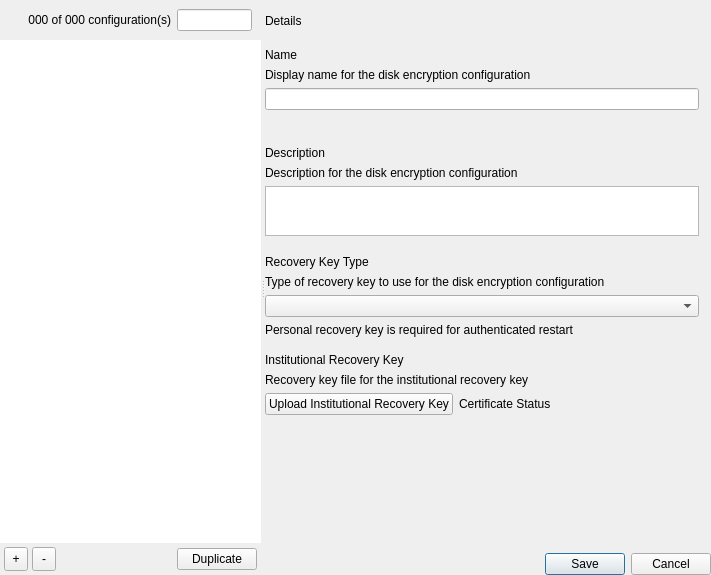
<?xml version="1.0" encoding="UTF-8"?>
<ui version="4.0">
 <class>FileVault2Assistant</class>
 <widget class="QDialog" name="FileVault2Assistant">
  <property name="geometry">
   <rect>
    <x>0</x>
    <y>0</y>
    <width>711</width>
    <height>575</height>
   </rect>
  </property>
  <property name="windowTitle">
   <string>Disk Encryption Configurations</string>
  </property>
  <layout class="QHBoxLayout" name="horizontalLayout_2">
   <property name="leftMargin">
    <number>0</number>
   </property>
   <property name="topMargin">
    <number>0</number>
   </property>
   <property name="rightMargin">
    <number>0</number>
   </property>
   <property name="bottomMargin">
    <number>0</number>
   </property>
   <item>
    <widget class="PrettySplitter" name="splitter">
     <property name="orientation">
      <enum>Qt::Horizontal</enum>
     </property>
     <property name="childrenCollapsible">
      <bool>false</bool>
     </property>
     <widget class="QWidget" name="leftWidget" native="true">
      <layout class="QVBoxLayout" name="leftLayout">
       <property name="spacing">
        <number>0</number>
       </property>
       <property name="leftMargin">
        <number>0</number>
       </property>
       <property name="topMargin">
        <number>0</number>
       </property>
       <property name="rightMargin">
        <number>0</number>
       </property>
       <property name="bottomMargin">
        <number>0</number>
       </property>
       <item>
        <widget class="ViewSearchHeader" name="searchHeader" native="true">
         <layout class="QHBoxLayout" name="horizontalLayout">
          <item>
           <widget class="QLabel" name="label">
            <property name="text">
             <string/>
            </property>
           </widget>
          </item>
          <item>
           <spacer name="horizontalSpacer">
            <property name="orientation">
             <enum>Qt::Horizontal</enum>
            </property>
            <property name="sizeHint" stdset="0">
             <size>
              <width>40</width>
              <height>20</height>
             </size>
            </property>
           </spacer>
          </item>
          <item>
           <widget class="QLabel" name="filterLabel">
            <property name="text">
             <string>000 of 000 configuration(s)</string>
            </property>
            <property name="alignment">
             <set>Qt::AlignRight|Qt::AlignTrailing|Qt::AlignVCenter</set>
            </property>
           </widget>
          </item>
          <item>
           <widget class="SearchLineEdit" name="searchLineEdit"/>
          </item>
         </layout>
        </widget>
       </item>
       <item>
        <widget class="StyledTreeViewWithErrorCount" name="configurationTree">
         <property name="frameShape">
          <enum>QFrame::NoFrame</enum>
         </property>
         <property name="frameShadow">
          <enum>QFrame::Plain</enum>
         </property>
         <property name="rootIsDecorated">
          <bool>false</bool>
         </property>
         <property name="itemsExpandable">
          <bool>false</bool>
         </property>
         <property name="sortingEnabled">
          <bool>true</bool>
         </property>
        </widget>
       </item>
       <item>
        <layout class="QHBoxLayout" name="confButtonLayout">
         <property name="spacing">
          <number>4</number>
         </property>
         <property name="leftMargin">
          <number>4</number>
         </property>
         <property name="topMargin">
          <number>4</number>
         </property>
         <property name="rightMargin">
          <number>4</number>
         </property>
         <property name="bottomMargin">
          <number>4</number>
         </property>
         <item>
          <widget class="QToolButton" name="addConfigurationButton">
           <property name="minimumSize">
            <size>
             <width>24</width>
             <height>24</height>
            </size>
           </property>
           <property name="maximumSize">
            <size>
             <width>24</width>
             <height>24</height>
            </size>
           </property>
           <property name="text">
            <string>+</string>
           </property>
          </widget>
         </item>
         <item>
          <widget class="QToolButton" name="removeConfigurationButton">
           <property name="minimumSize">
            <size>
             <width>24</width>
             <height>24</height>
            </size>
           </property>
           <property name="maximumSize">
            <size>
             <width>24</width>
             <height>24</height>
            </size>
           </property>
           <property name="text">
            <string>-</string>
           </property>
          </widget>
         </item>
         <item>
          <spacer name="horizontalSpacer_2">
           <property name="orientation">
            <enum>Qt::Horizontal</enum>
           </property>
           <property name="sizeHint" stdset="0">
            <size>
             <width>0</width>
             <height>0</height>
            </size>
           </property>
          </spacer>
         </item>
         <item>
          <widget class="QPushButton" name="duplicateConfigurationButton">
           <property name="text">
            <string>Duplicate</string>
           </property>
          </widget>
         </item>
        </layout>
       </item>
      </layout>
     </widget>
     <widget class="QWidget" name="rightWidget" native="true">
      <layout class="QVBoxLayout" name="verticalLayout_2">
       <item>
        <widget class="QStackedWidget" name="stackedWidget">
         <property name="enabled">
          <bool>true</bool>
         </property>
         <property name="currentIndex">
          <number>0</number>
         </property>
         <widget class="QWidget" name="detailsPage">
          <layout class="QVBoxLayout" name="verticalLayout">
           <property name="leftMargin">
            <number>0</number>
           </property>
           <property name="topMargin">
            <number>0</number>
           </property>
           <property name="rightMargin">
            <number>12</number>
           </property>
           <property name="bottomMargin">
            <number>0</number>
           </property>
           <item>
            <widget class="QWidget" name="detailsWidget" native="true">
             <layout class="QGridLayout" name="gridLayout">
              <property name="leftMargin">
               <number>0</number>
              </property>
              <property name="topMargin">
               <number>0</number>
              </property>
              <property name="rightMargin">
               <number>0</number>
              </property>
              <property name="bottomMargin">
               <number>0</number>
              </property>
              <property name="verticalSpacing">
               <number>6</number>
              </property>
              <item row="15" column="0">
               <widget class="QLabel" name="certLabel">
                <property name="text">
                 <string>Institutional Recovery Key</string>
                </property>
               </widget>
              </item>
              <item row="6" column="0">
               <widget class="QLabel" name="label_3">
                <property name="text">
                 <string>Description</string>
                </property>
               </widget>
              </item>
              <item row="17" column="1">
               <widget class="QLabel" name="lWarningMissingCert">
                <property name="sizePolicy">
                 <sizepolicy hsizetype="Preferred" vsizetype="Preferred">
                  <horstretch>1</horstretch>
                  <verstretch>0</verstretch>
                 </sizepolicy>
                </property>
                <property name="text">
                 <string>Certificate Status</string>
                </property>
               </widget>
              </item>
              <item row="8" column="0" colspan="2">
               <widget class="QPlainTextEdit" name="descriptionEdit">
                <property name="minimumSize">
                 <size>
                  <width>0</width>
                  <height>0</height>
                 </size>
                </property>
                <property name="maximumSize">
                 <size>
                  <width>16777215</width>
                  <height>50</height>
                 </size>
                </property>
                <property name="tabChangesFocus">
                 <bool>true</bool>
                </property>
               </widget>
              </item>
              <item row="3" column="0" colspan="2">
               <widget class="QLineEdit" name="nameEdit">
                <property name="sizePolicy">
                 <sizepolicy hsizetype="Preferred" vsizetype="Fixed">
                  <horstretch>0</horstretch>
                  <verstretch>0</verstretch>
                 </sizepolicy>
                </property>
               </widget>
              </item>
              <item row="9" column="0">
               <spacer name="verticalSpacer_3">
                <property name="orientation">
                 <enum>Qt::Vertical</enum>
                </property>
                <property name="sizeType">
                 <enum>QSizePolicy::Fixed</enum>
                </property>
                <property name="sizeHint" stdset="0">
                 <size>
                  <width>17</width>
                  <height>13</height>
                 </size>
                </property>
               </spacer>
              </item>
              <item row="17" column="0">
               <widget class="QPushButton" name="certUploadButton">
                <property name="sizePolicy">
                 <sizepolicy hsizetype="Maximum" vsizetype="Fixed">
                  <horstretch>0</horstretch>
                  <verstretch>0</verstretch>
                 </sizepolicy>
                </property>
                <property name="text">
                 <string>Upload Institutional Recovery Key</string>
                </property>
               </widget>
              </item>
              <item row="4" column="0" colspan="2">
               <widget class="QLabel" name="lWarningFieldName">
                <property name="text">
                 <string/>
                </property>
               </widget>
              </item>
              <item row="1" column="0">
               <widget class="QLabel" name="label_2">
                <property name="text">
                 <string>Name</string>
                </property>
               </widget>
              </item>
              <item row="18" column="0">
               <spacer name="verticalSpacer">
                <property name="orientation">
                 <enum>Qt::Vertical</enum>
                </property>
                <property name="sizeHint" stdset="0">
                 <size>
                  <width>20</width>
                  <height>40</height>
                 </size>
                </property>
               </spacer>
              </item>
              <item row="12" column="0" colspan="2">
               <widget class="QComboBox" name="typeCombo"/>
              </item>
              <item row="10" column="0">
               <widget class="QLabel" name="label_4">
                <property name="text">
                 <string>Recovery Key Type</string>
                </property>
               </widget>
              </item>
              <item row="14" column="0">
               <spacer name="verticalSpacer_4">
                <property name="orientation">
                 <enum>Qt::Vertical</enum>
                </property>
                <property name="sizeType">
                 <enum>QSizePolicy::Fixed</enum>
                </property>
                <property name="sizeHint" stdset="0">
                 <size>
                  <width>20</width>
                  <height>10</height>
                 </size>
                </property>
               </spacer>
              </item>
              <item row="11" column="0" colspan="2">
               <widget class="QLabel" name="lTip_keyType">
                <property name="text">
                 <string>Type of recovery key to use for the disk encryption configuration</string>
                </property>
               </widget>
              </item>
              <item row="16" column="0" colspan="2">
               <widget class="QLabel" name="lTip_keyCert">
                <property name="text">
                 <string>Recovery key file for the institutional recovery key</string>
                </property>
               </widget>
              </item>
              <item row="0" column="0">
               <widget class="QLabel" name="lSectionDetails">
                <property name="minimumSize">
                 <size>
                  <width>0</width>
                  <height>42</height>
                 </size>
                </property>
                <property name="text">
                 <string>Details</string>
                </property>
               </widget>
              </item>
              <item row="5" column="0">
               <spacer name="verticalSpacer_2">
                <property name="orientation">
                 <enum>Qt::Vertical</enum>
                </property>
                <property name="sizeType">
                 <enum>QSizePolicy::Fixed</enum>
                </property>
                <property name="sizeHint" stdset="0">
                 <size>
                  <width>20</width>
                  <height>10</height>
                 </size>
                </property>
               </spacer>
              </item>
              <item row="7" column="0" colspan="2">
               <widget class="QLabel" name="lTip_description">
                <property name="text">
                 <string>Description for the disk encryption configuration</string>
                </property>
               </widget>
              </item>
              <item row="2" column="0" colspan="2">
               <widget class="QLabel" name="lTip_name">
                <property name="text">
                 <string>Display name for the disk encryption configuration</string>
                </property>
               </widget>
              </item>
              <item row="13" column="0" colspan="2">
               <widget class="QLabel" name="lTip_PRKRequired">
                <property name="text">
                 <string>Personal recovery key is required for authenticated restart</string>
                </property>
               </widget>
              </item>
             </layout>
            </widget>
           </item>
          </layout>
         </widget>
         <widget class="QWidget" name="emptyPage">
          <layout class="QVBoxLayout" name="verticalLayout_3">
           <item>
            <spacer name="verticalSpacer_5">
             <property name="orientation">
              <enum>Qt::Vertical</enum>
             </property>
             <property name="sizeHint" stdset="0">
              <size>
               <width>20</width>
               <height>40</height>
              </size>
             </property>
            </spacer>
           </item>
           <item>
            <widget class="QLabel" name="lSectionEmpty">
             <property name="font">
              <font>
               <pointsize>22</pointsize>
              </font>
             </property>
             <property name="text">
              <string>No disk encryption configurations</string>
             </property>
             <property name="alignment">
              <set>Qt::AlignCenter</set>
             </property>
            </widget>
           </item>
           <item>
            <widget class="QLabel" name="lTipAddConfiguration">
             <property name="font">
              <font>
               <pointsize>10</pointsize>
              </font>
             </property>
             <property name="text">
              <string>Click &quot;+&quot; to add a configuration</string>
             </property>
             <property name="alignment">
              <set>Qt::AlignCenter</set>
             </property>
             <property name="wordWrap">
              <bool>true</bool>
             </property>
            </widget>
           </item>
           <item>
            <spacer name="verticalSpacer_6">
             <property name="orientation">
              <enum>Qt::Vertical</enum>
             </property>
             <property name="sizeHint" stdset="0">
              <size>
               <width>20</width>
               <height>40</height>
              </size>
             </property>
            </spacer>
           </item>
          </layout>
         </widget>
         <widget class="QWidget" name="notFoundPage">
          <layout class="QVBoxLayout" name="verticalLayout_4">
           <item>
            <spacer name="verticalSpacer_7">
             <property name="orientation">
              <enum>Qt::Vertical</enum>
             </property>
             <property name="sizeHint" stdset="0">
              <size>
               <width>20</width>
               <height>40</height>
              </size>
             </property>
            </spacer>
           </item>
           <item>
            <widget class="QLabel" name="lSectionNoMatches">
             <property name="font">
              <font>
               <pointsize>22</pointsize>
              </font>
             </property>
             <property name="text">
              <string>No matches found</string>
             </property>
             <property name="alignment">
              <set>Qt::AlignCenter</set>
             </property>
            </widget>
           </item>
           <item>
            <widget class="QLabel" name="lTipChangeFilter">
             <property name="font">
              <font>
               <pointsize>10</pointsize>
              </font>
             </property>
             <property name="text">
              <string>Try to search for something else or clear the search filter.</string>
             </property>
             <property name="alignment">
              <set>Qt::AlignCenter</set>
             </property>
            </widget>
           </item>
           <item>
            <spacer name="verticalSpacer_8">
             <property name="orientation">
              <enum>Qt::Vertical</enum>
             </property>
             <property name="sizeHint" stdset="0">
              <size>
               <width>20</width>
               <height>40</height>
              </size>
             </property>
            </spacer>
           </item>
          </layout>
         </widget>
        </widget>
       </item>
       <item>
        <widget class="QDialogButtonBox" name="buttonBox">
         <property name="orientation">
          <enum>Qt::Horizontal</enum>
         </property>
         <property name="standardButtons">
          <set>QDialogButtonBox::Cancel|QDialogButtonBox::Save</set>
         </property>
        </widget>
       </item>
      </layout>
     </widget>
    </widget>
   </item>
  </layout>
 </widget>
 <customwidgets>
  <customwidget>
   <class>SearchLineEdit</class>
   <extends>QLineEdit</extends>
   <header>FileWaveGuiLib/searchlineedit/searchlineedit.h</header>
  </customwidget>
  <customwidget>
   <class>ViewSearchHeader</class>
   <extends>QWidget</extends>
   <header>FileWaveGuiLib/searchheader/ViewSearchHeader.h</header>
   <container>1</container>
  </customwidget>
  <customwidget>
   <class>StyledTreeViewWithErrorCount</class>
   <extends>QTreeView</extends>
   <header>FileWaveGuiLib/styledviews/styledtreeview.h</header>
  </customwidget>
  <customwidget>
   <class>PrettySplitter</class>
   <extends>QSplitter</extends>
   <header>FileWaveGuiLib/prettysplitter/prettysplitter.h</header>
   <container>1</container>
  </customwidget>
 </customwidgets>
 <tabstops>
  <tabstop>nameEdit</tabstop>
  <tabstop>descriptionEdit</tabstop>
  <tabstop>typeCombo</tabstop>
  <tabstop>certUploadButton</tabstop>
  <tabstop>searchLineEdit</tabstop>
  <tabstop>configurationTree</tabstop>
  <tabstop>addConfigurationButton</tabstop>
  <tabstop>removeConfigurationButton</tabstop>
  <tabstop>duplicateConfigurationButton</tabstop>
 </tabstops>
 <resources/>
 <connections>
  <connection>
   <sender>buttonBox</sender>
   <signal>rejected()</signal>
   <receiver>FileVault2Assistant</receiver>
   <slot>reject()</slot>
   <hints>
    <hint type="sourcelabel">
     <x>600</x>
     <y>565</y>
    </hint>
    <hint type="destinationlabel">
     <x>570</x>
     <y>575</y>
    </hint>
   </hints>
  </connection>
  <connection>
   <sender>buttonBox</sender>
   <signal>accepted()</signal>
   <receiver>FileVault2Assistant</receiver>
   <slot>accept()</slot>
   <hints>
    <hint type="sourcelabel">
     <x>521</x>
     <y>562</y>
    </hint>
    <hint type="destinationlabel">
     <x>362</x>
     <y>287</y>
    </hint>
   </hints>
  </connection>
 </connections>
</ui>
